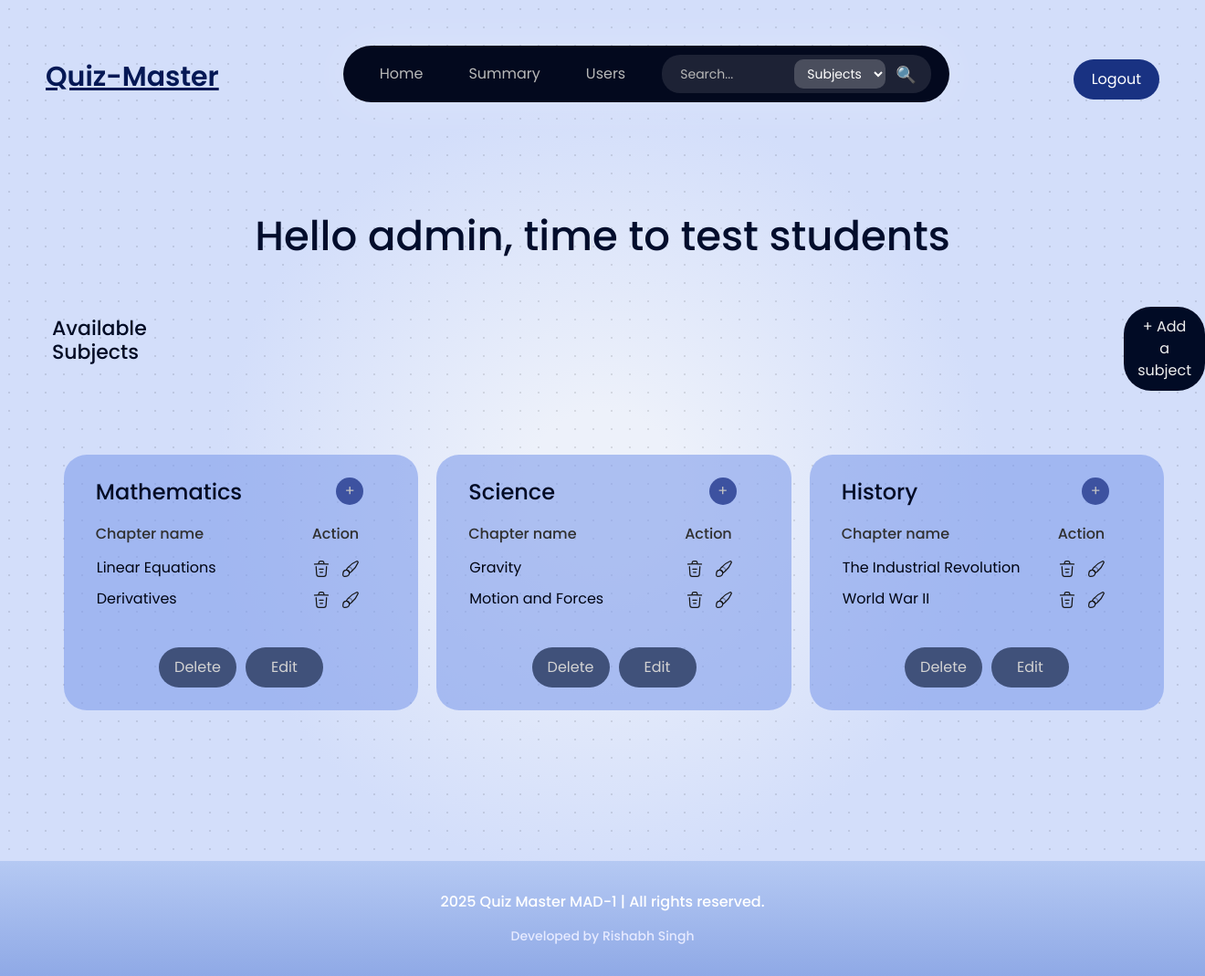
Page /admin (signed in) on the earlier database version.
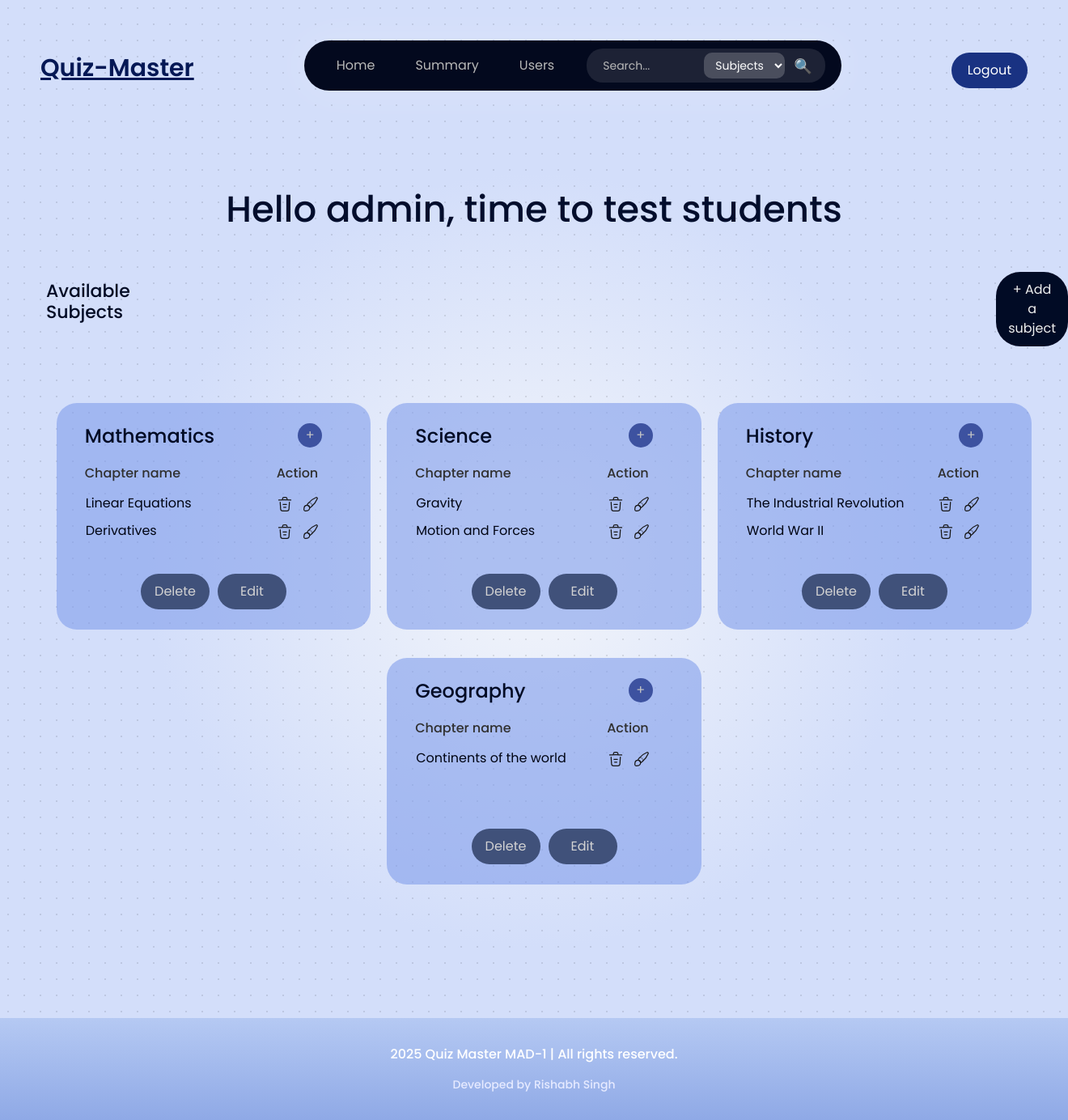
Same page on the later database version.
### models/models.py (models this page shows, shortened)
class Subjects(db.Model):
    __tablename__ = 'subjects'
    id = db.Column(db.Integer, primary_key=True)
    name = db.Column(db.String(100), unique=True, nullable=False)
    description = db.Column(db.Text, nullable=True)

class Chapter(db.Model):
    __tablename__ = 'chapters'
    id = db.Column(db.Integer, primary_key=True)
    subject_id = db.Column(db.Integer, db.ForeignKey('subjects.id'), nullable=False)
    name = db.Column(db.String(100), nullable=False)
    description = db.Column(db.Text, nullable=True)

### app.py (the view)
@app.route('/admin')
@admin_required
def admin_dashboard():
    query = request.args.get('query', '').strip()
    if query:
        subjects = Subjects.query.filter(Subjects.name.ilike(f"%{query}%")).all()
    else:
        subjects = Subjects.query.all()
    subjects_with_chapters = []
    for subject in subjects:
        chapters = Chapter.query.filter_by(subject_id=subject.id).all()
        subjects_with_chapters.append({
            'subject': subject,
            'chapters': chapters
        })
    return render_template('admin_dashboard.html', arr_items=subjects_with_chapters)

### app.py (called while the page is built)
def admin_required(f):
    @wraps(f)
    def decorated_function(*args, **kwargs):
        if 'user_id' not in session or not session.get('is_admin', False):
            flash("You must be an admin to access this page.", "danger")
            return render_template('login.html')
        return f(*args, **kwargs)
    return decorated_function

### templates/admin_dashboard.html (shortened to what this page needs)
<!DOCTYPE html>
<html lang="en">
<head>
    <link rel="stylesheet" href="{{ url_for('static', filename='styles.css') }}">
</head>
<body class='page_look font_family_poppins'>
    {% include 'navbar.html' %}
    <h1
        style="margin-top: -30px;font-size: 45px; text-align: center; color: #020d2c; font-family: 'Poppins', sans-serif;">
        Hello admin, time to test students</h1>
    <div style="display: flex; margin-top:50px;">
        <h4
            style="margin-left: 57px;font-family: 'Poppins', sans-serif; color:#010b25; font-size: 22px; margin-top: 11px;">
            Available Subjects</h4>
        <a href="/admin/subjects/new">
            <button type="button"
                style="background-color: #010b25; color: rgb(239, 239, 239); border: none; margin-left: 1060px; padding: 10px 15px; font-size: 16px; border-radius: 30px; ">
                + Add a subject
            </button>
        </a>
    </div>
    <div class="card-container" style="display: flex; flex-wrap: wrap; justify-content: center; margin-left: 25px;">
        {% for item in arr_items %}
        <div class="card"
            style="min-width: 30%;min-height: 280px; background-color: #7f9ced94; padding: 25px 35px; border-radius: 25px; border: 0; box-shadow: 0px 2px 10px rgba(0, 0, 0, 0.0); text-align: center; margin-top: 0px; display: flex; flex-direction: column; justify-content: space-between;">
            <div>
                <div style="display: flex; align-items: center; justify-content: space-between;">
                    <a href="{{ url_for('chapters_list', subject_id=item.subject.id) }}"
                        class="card-link">
                        <h3
                            style="text-align:center; font-size: 24px; color:#010b25; margin: 0px; line-height: 1px; font-weight: 500;">
                            {{ item.subject.name }}</h3>
                    </a>
                    <a href="{{ url_for('render_addchapter', subject_id=item.subject.id)}}"
                        style="background-color: #3D52A0; padding-top:3px;color: rgb(196, 196, 196); border: none; width:30px;height:30px; border-radius: 15px;margin-right: 25px; cursor: pointer;text-decoration: none;">
                        +
                    </a>
                </div>
                <a href="{{ url_for('chapters_list', subject_id=item.subject.id) }}"
                    class="card-link">
                    <div
                        style="display: flex; justify-content: space-between; margin-top: 20px; align-items: center; font-size: 16px;font-weight: 500; color: #303030;">
                        <span style="flex: 1; text-align: left;">Chapter name </span>
                        <span style="flex: 1; text-align: right; padding-right: 30px">Action</span>
                    </div>
                </a>
                {% if item.chapters %}
                <ul style="text-align: left; padding-left: 10px; margin-top: 12px;">
                    {% for chapter in item.chapters %}
                    <li
                        style="display: flex; justify-content: space-between; align-items: center; margin-bottom: 8px; color: white;">
                        <span style="flex: 1; color: #000514;margin-left: -9px;">{{ chapter.name }}</span>
                        <form method="POST" action="{{ url_for('delete_chapter', chapter_id=chapter.id) }}">
                            <button type="submit" class="delete-button"
                                style="background:none; border:none; margin-right: 0px; cursor: pointer;">
                            </button>
                        </form>
                        <a href="{{ url_for('redirect_edit_chapter', chapter_id = chapter.id) }}">
                            <button type="button"
                                style="margin-right:23px;  background: none; border: none; cursor: pointer;">
                            </button>
                        </a>
                    </li>
                    {% endfor %}
                </ul>
                {% else %}
                <p style="margin-top: 40px;">No chapters available</p>
                {% endif %}
            </div>
            <div style="display: flex; justify-content: center; gap: 10px; margin-top: auto;">
                <form method="POST" action="{{ url_for('delete_subject', subject_id=item.subject.id) }}">
                    <button type="submit"
                        style="padding: 10px 15px; width: 85px; background-color: rgb(64, 81, 122); color: rgb(211, 211, 211); border: none; border-radius: 35px; cursor: pointer;">
                        Delete
                    </button>
                </form>
                <form method="GET" action="{{ url_for('redirect_edit_subject', subject_id=item.subject.id) }}">
                    <button type="submit" class="delete-button"
                        style="padding: 10px 0px;width: 85px; background-color: rgb(64, 81, 122); color: rgb(211, 211, 211); border: none; border-radius: 35px; cursor: pointer;">
                        Edit
                    </button>
                </form>
            </div>
        </div>
        {% endfor %}
    </div>
    {%include 'footer.html'%}
</body>
</html>

### templates/navbar.html (shortened to what this page needs)
<!DOCTYPE html>
<html lang="en">
<head>
  <link href="https://cdn.jsdelivr.net/npm/bootstrap@5.3.0/dist/css/bootstrap.min.css" rel="stylesheet">
</head>
<body>
  <div
    style="display: flex; align-items: center; justify-content: space-between; padding: 10px 50px; margin-top: 20px;">
    <h3 class="logo" style="margin-top:33px; margin-left:0px;">Quiz-Master</h3>
    <nav class="navbar"
      style="background-color: #03091e; padding: 10px 20px; border-radius: 35px; display: flex; align-items: center;">
      <div class="nav-links" style="display: flex; gap: 10px; margin-right: 20px;">
        <a href="{{ url_for('admin_dashboard') }}" class="nav-item" style="text-decoration: none;">Home</a>
        <a href="{{ url_for('summary') }}" class="nav-item" style="text-decoration: none;">Summary</a>
        <a href="{{ url_for('list_users') }}" class="nav-item" style="text-decoration: none;">Users</a>
      </div>
      <form action="{{ url_for('admin_search') }}" method="GET" class="search-form">
        <input type="text" name="q" class="search-input" placeholder="Search..."
          value="{{ request.args.get('q', '') }}">
        <select name="category" class="search-select">
          <option value="subjects">Subjects</option>
        </select>
        <button type="submit" class="search-btn">🔍</button>
      </form>
    </nav>
    <a href="{{ url_for('logout') }}" style="text-decoration: none;">
      <button type="button"
        style="padding: 10px 20px;margin-top: 35%; font-size: 16px; color: white; background-color: #193282; border: none; border-radius: 35px; cursor: pointer;">
        Logout
      </button>
    </a>
  </div>
</body>
<div class="main-content">
</div>

### templates/footer.html (shortened to what this page needs)
<!DOCTYPE html>
<html lang="en">
<head>
    <link rel="stylesheet" href="{{ url_for('static', filename='styles.css') }}">
</head>
<body>
    <footer class="site-footer font_family_poppins">
        <div class="footer-content">
            <p>2025 Quiz Master MAD-1 | All rights reserved.</p>
            <p>Developed by Rishabh Singh</p>
        </div>
    </footer>
</body>
</html>

### static/styles.css (style rules this page uses)
.page_look { background: radial-gradient(circle, rgba(0, 0, 0, 0.1) 1px, transparent 1px) 0 0 / 20px 20px, radial-gradient(circle, #edf1fa 10%, #d3defa 50%); font-family: 'Poppins', sans-serif; margin: 0; padding: 0; }
.font_family_poppins { font-family: 'Poppins', sans-serif; }
.card-container { display: flex; flex-wrap: wrap; gap: 20px; margin-top: 70px; justify-content: center; align-items: center; }
.card { border-radius: 50px; box-shadow: 0 0px 0px rgba(0, 0, 0, 0.0); max-width: 800px; margin-bottom: 15px; text-align: center; padding: 10px 10px; background-color: #292b3294; }
.card h3 { margin: 0 0 10px; color: #3D52A0; }
.card-link { text-decoration: none; color: inherit; }
.card-link { color: black; text-decoration: none; }
input { width: 100%; padding: 12px; border: 2px solid #b5c6f0; border-radius: 10px; font-size: 14px; box-sizing: border-box; background: white; }
input::placeholder { color: #9ba0ad; }
.site-footer { background: linear-gradient(180deg, #b5c9f3, #8fa9e6); color: #ffffff; padding: 25px 15px; text-align: center; font-size: 16px; font-family: 'Poppins', sans-serif; width: 100%; bottom: 0; box-shadow: 0 -4px 8px rgba(0, 0, 0, 0); margin-top: 150px; }
.footer-content p { margin: 8px 0; font-weight: 500; }
.site-footer p:last-child { margin-top: 15px; font-size: 14px; color: #e6eaff; }

### templates/navbar.html (style rules this page uses)
.navbar { background-color: #03091e; padding: 10px 50px; margin-top: 20px; position: static; top: 30px; left: 50%; z-index: 1; display: flex; align-items: center; border-radius: 35px; box-shadow: 0 0 50px rgba(255, 255, 255, 0.2), 0 0 5px rgba(255, 255, 255, 0.1), 0 0 20px rgba(255, 255, 255, 0.05); max-width: fit-content; }
.nav-links { display: flex; gap: 10px; }
.nav-item { text-decoration: none; font-size: 16px; color: #b8b8b8; padding: 8px 20px; border-radius: 25px; transition: all 0.3s ease; font-family: 'Poppins', sans-serif; }
.main-content { margin-top: 100px; padding: 20px; }
.logo { margin-left: 25px; margin-top: 4%; color: #051855; font-family: 'Poppins', sans-serif; text-decoration: underline; font-weight: 550; font-size: 30px; }
.search-form { display: flex; align-items: center; background-color: rgba(255, 255, 255, 0.1); border-radius: 20px; padding: 5px 10px; gap: 5px; }
.search-input { border: none; outline: none; background: none; color: white; padding: 5px 10px; font-size: 14px; width: 130px; font-family: 'Poppins', sans-serif; }
.search-input::placeholder { color: #b8b8b8; }
.search-select { border: none; background: rgba(255, 255, 255, 0.2); color: white; padding: 5px 10px; border-radius: 10px; font-size: 14px; font-family: 'Poppins', sans-serif; cursor: pointer; }
.search-select option { background: #1a1a1a; color: white; }
.search-btn { background: none; border: none; cursor: pointer; font-size: 18px; color: white; }

Differences in the rows shown:
added Subjects: subject.name "Geography"
added Chapter: name "Continents of the world", shown under "Geography"
Other differences:
new list line: "+ Chapter name Action Delete Edit"
